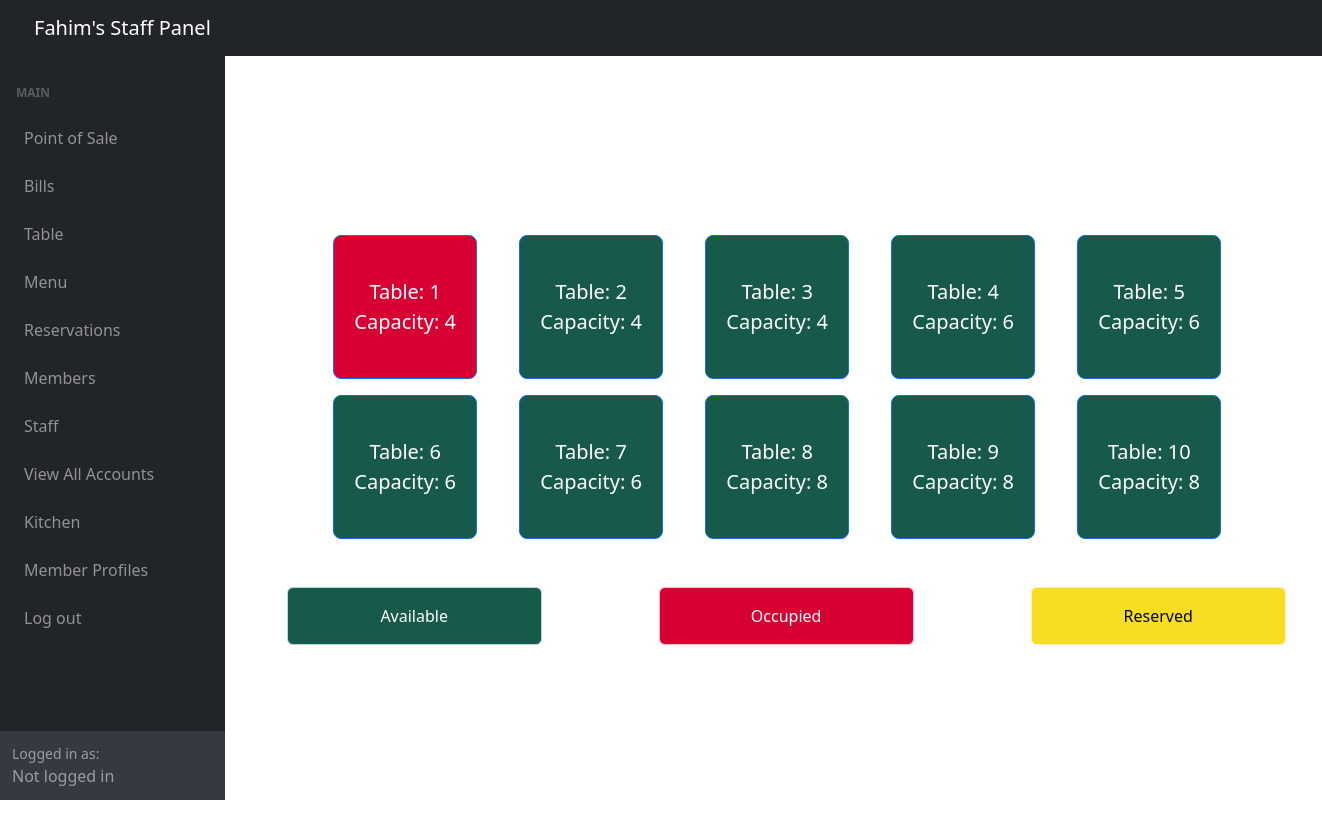
/adminSide/posBackend/posTable.php, run on the app's committed database.
### tables this page shows
CREATE TABLE `restaurant_tables` (
  `table_id` int(11) NOT NULL,
  `capacity` int(11) DEFAULT NULL,
  `is_available` tinyint(1) DEFAULT NULL
);

### adminSide/posBackend/posTable.php (the view, shortened to what this page needs)
<?php
include '../inc/dashHeader.php';
require_once '../config.php';
?>
<!DOCTYPE html>
<html>
<head>
    <link href="../css/pos.css" rel="stylesheet" />
</head>
<body>
<div class="container" style="text-align: center; width:100%; margin-top:3rem; margin-left: 2rem;  ">
    <div id="POS-Content" class="row" >
        <div class="row center-middle">
            <div class="col-md-15" style="margin-left: 17rem; margin-top: 0rem;max-height: 700px; overflow-y: auto;">
                <div class="row justify-content-center">
                    <?php
                    $query = "SELECT * FROM Restaurant_Tables ORDER BY table_id;";
                    $result = mysqli_query($link, $query);
                    if ($result) {
                        $table_count = 0;
                    while ($row = mysqli_fetch_assoc($result)) {
                        if ($table_count % 5 == 0) {
                            echo '</div><div class="row justify-content-center">';
                        }
                        $table_id = $row['table_id'];
                        $capacity = $row['capacity'];
                        $sqlBill = "SELECT bill_id FROM Bills WHERE table_id = $table_id ORDER BY bill_time DESC LIMIT 1";
                        $result1 = $link->query($sqlBill);
                        $latestBillData = $result1->fetch_assoc();
                        $selectedDate = date("Y-m-d");
                        $endTime = date("H:i:s");
                        $startTime = date("H:i:s", strtotime($endTime) - (20 * 60));
                        $reservationQuery = "SELECT * FROM reservations WHERE table_id = $table_id AND reservation_date = '$selectedDate' AND reservation_time BETWEEN '$startTime' AND '$endTime'";
                        $reservationResult = mysqli_query($link, $reservationQuery);
                        if ($latestBillData) {
                            $latestBillID = $latestBillData['bill_id'];
                            $sqlBillItems = "SELECT * FROM bill_items WHERE bill_id = $latestBillID";
                            $result2 = $link->query($sqlBillItems);
                            if ($result2 && mysqli_num_rows($result2) > 0) {
                                $billItemColor = 'rgb(216, 0, 50)';
                            } else {
                                $billItemColor = 'rgb(23, 89, 74)';
                            }
                            $hasPaymentTime = false;
                            $box_color = $hasPaymentTime ? 'rgb(23, 89, 74)' : $billItemColor;
                        } else {
                            $latestBillID = null;
                            $box_color = 'gray';
                        }
                        echo '<div class="col-md-2 mb-3">';
                        if ($reservationResult && mysqli_num_rows($reservationResult) > 0) {
                            echo '<a href="orderItem.php?bill_id=' . $latestBillID . '&table_id=' . $table_id . '"class="btn btn-primary btn-block btn-lg" style="color:black; '
                                    . 'background-color: rgb(248, 222, 34);justify-content: center; align-items: center; display: flex; width: 9rem; height: 9rem;">'
                                    . 'Table: ' . $table_id. '<br>Capacity: ' . $capacity;
                        } else{
                            echo '<a href="orderItem.php?bill_id=' . $latestBillID . '&table_id=' . $table_id . '"class="btn btn-primary btn-block btn-lg" '
                                    . 'style="background-color: ' . $box_color . ';justify-content: center; align-items: center; display: flex; width: 9rem; height: 9rem;">Table:'
                                    . ' ' . $table_id. '<br>Capacity: ' . $capacity;
                        }
                        echo '</a></div>';
                        $table_count++;
                    }
                    } else {
                        echo "Error fetching tables: " . mysqli_error($link);
                    }
                    ?>
                </div>
              <div class="row d-flex justify-content-around"style="margin-top: 2rem;" >
                <div class="col-md-3">
                    <div class="alert alert-success" role="alert" style="color:white;background-color: rgb(23, 89, 74);" data-toggle="tooltip" data-placement="top" title="Tables That are Free">
                        Available
                    </div>
                </div>
                <div class="col-md-3">
                    <div class="alert alert-danger" role="alert" style="color:white;background-color: rgb(216, 0, 50);" data-toggle="tooltip" data-placement="top" title="Tables That are Used">
                        Occupied
                    </div>
                </div>
                <div class="col-md-3">
                    <div class="alert alert-warning" style="color:black;background-color: rgb(248, 222, 34);" role="alert" data-toggle="tooltip" data-placement="top" title="Tables That are Reserved">
                        Reserved
                    </div>
                     </div>
                </div>
            </div>
        </div>
    </div>
</div>
<?php include '../inc/dashFooter.php' ?>

### adminSide/css/pos.css (style rules this page uses)
.center-middle { display: flex; justify-content: center; align-items: center; text-align: center; min-height: 100vh; }

### data on the page
restaurant_tables: table_id "1", capacity "4"
restaurant_tables: table_id "2", capacity "4"
restaurant_tables: table_id "3", capacity "4"
restaurant_tables: table_id "4", capacity "6"
restaurant_tables: table_id "5", capacity "6"
restaurant_tables: table_id "6", capacity "6"
restaurant_tables: table_id "7", capacity "6"
restaurant_tables: table_id "8", capacity "8"
restaurant_tables: table_id "9", capacity "8"
restaurant_tables: table_id "10", capacity "8"
